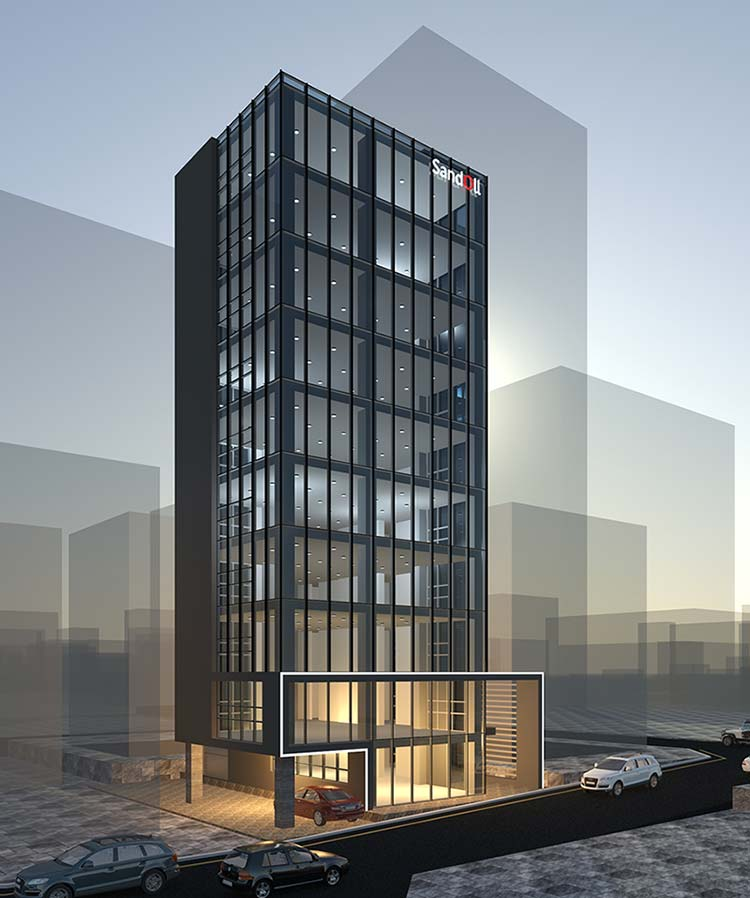
//> input picture ImageFeatureExtract/ImageFeatureExtract/building.jpg, 750 x 898 px
$ ./HoughLineP__로_직선_검출하기   (built with g++ and OpenCV 4)
//> lines starting //> are read from the running program, lines starting //| are printed output that depends on the picture; after the words box and inside, x2 and y2 are one past the last pixel; in counts of white or black regions, pixels touching at a corner belong together
#include<opencv2/highgui/highgui.hpp>
#include<opencv2/imgproc/imgproc.hpp>
#include<iostream>

using namespace cv;
using namespace std;

int main()
{
	Mat src = imread("./building.jpg", 0);
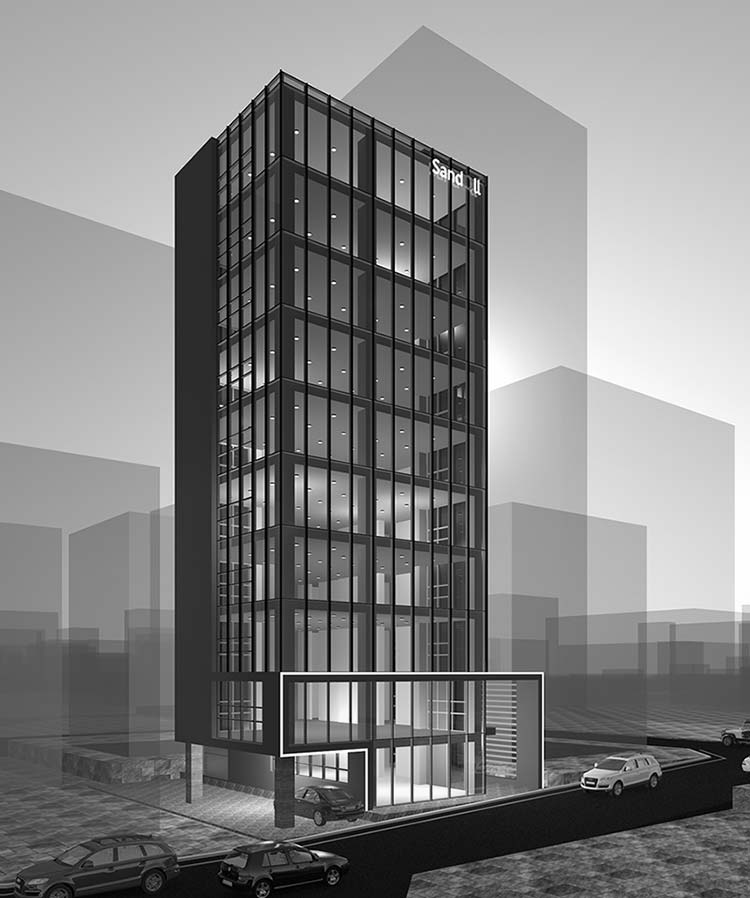
//> src: 898 rows x 750 cols, CV_8UC1; min 0, max 255, mean 130.2
	if (src.empty()) { cout << "can not open" << endl; return -1;}

	Mat dst, cdst;
	Canny(src, dst, 100, 200);
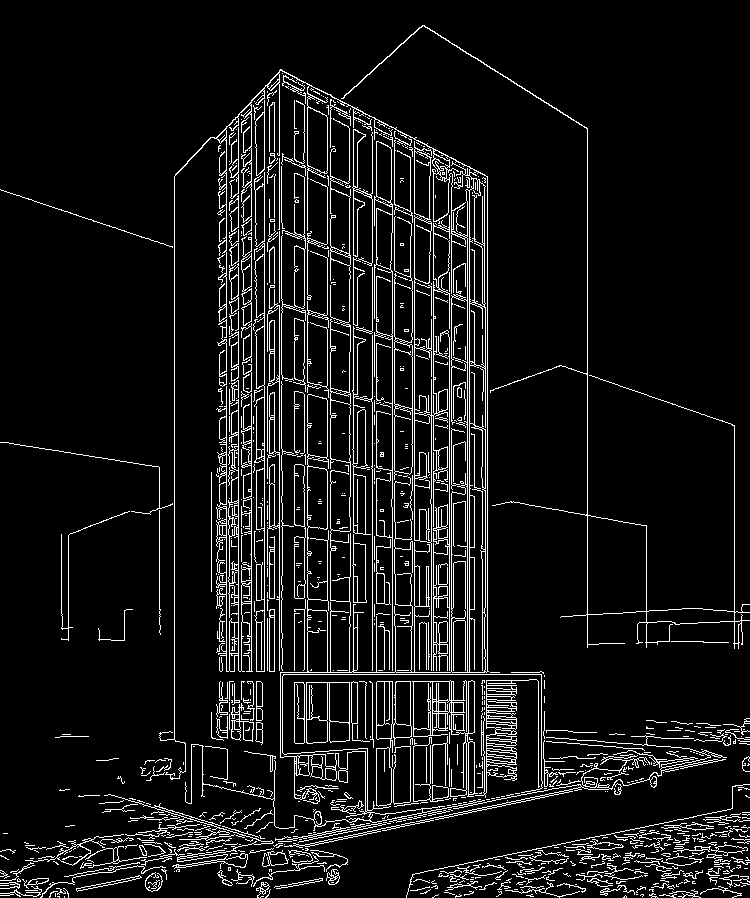
//> dst: 898 rows x 750 cols, CV_8UC1; 8.2% white in thin lines or dots
	imshow("edge", dst);
	cvtColor(dst, cdst, COLOR_GRAY2BGR);
//> cdst: 898 rows x 750 cols, CV_8UC3; 8.2% white in thin lines or dots

	vector<Vec4i> lines;
	HoughLinesP(dst, lines, 1, CV_PI / 180, 50, 100, 20);
//> lines = 244 lines (x1, y1, x2, y2), first 8: [487, 772, 487, 176], [238, 670, 238, 114], [451, 734, 451, 157], [392, 766, 392, 271], [174, 739, 174, 176], [264, 671, 264, 87], [376, 832, 376, 119], [587, 647, 587, 128]
	for (size_t i = 0; i < lines.size(); i++) {
		Vec4i l = lines[i];
		line(cdst, Point(l[0], l[1]), Point(l[2], l[3]), Scalar(0, 0, 255), 3, LINE_AA);
	}
//> this loop made 244 passes
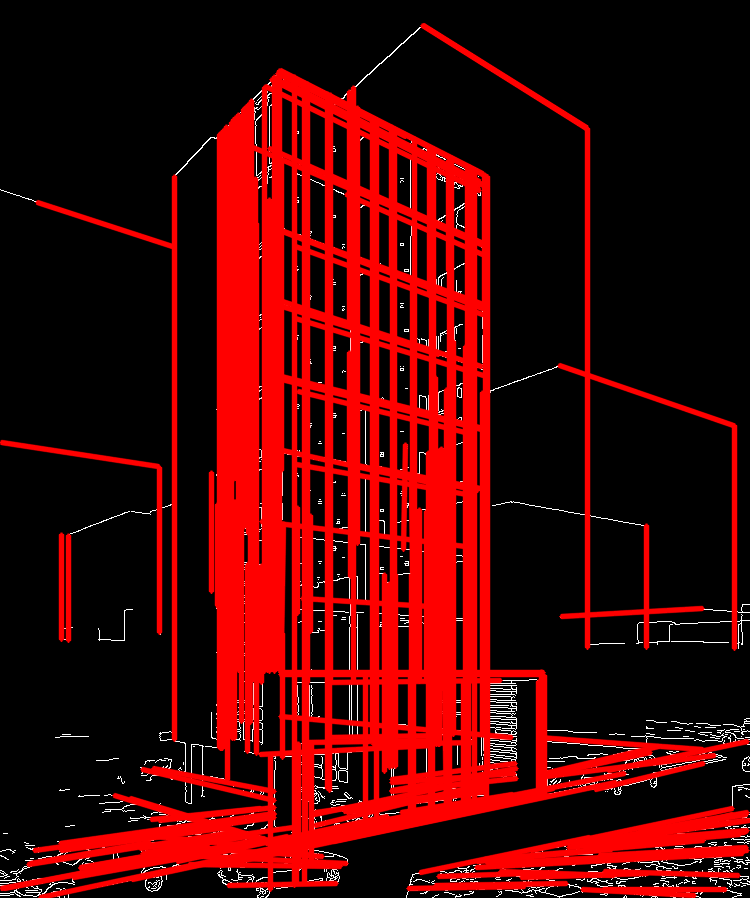
//> cdst: 898 rows x 750 cols, CV_8UC3; mean B, G, R 3.5, 3.5, 73.1

	imshow("source", src);
	imshow("detected lines", cdst);
	waitKey(); return 0;
}
